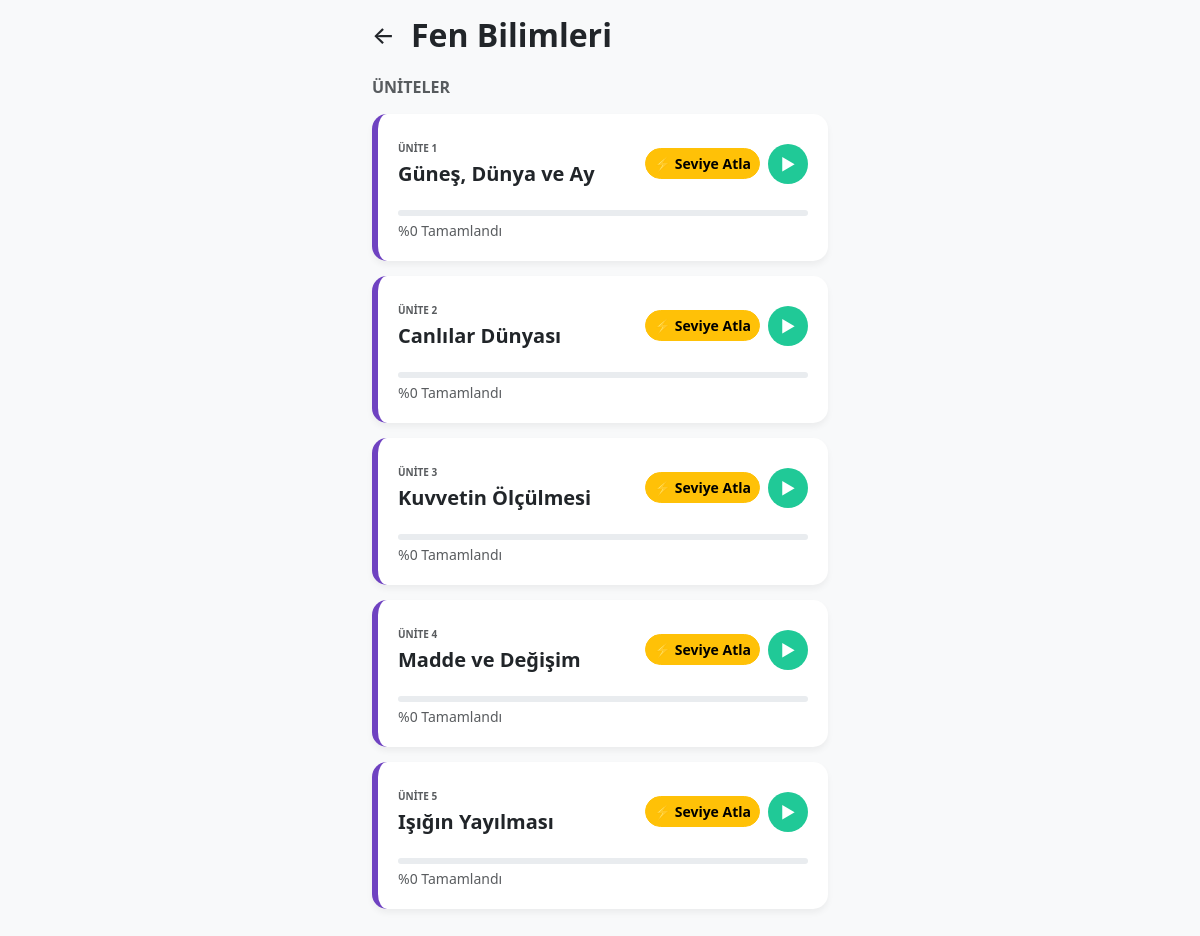
The page /course/2 (signed in) on the database its author committed.
### app/models.py (models this page shows)
class Course(db.Model):
    __tablename__ = 'courses'
    course_id = db.Column(db.Integer, primary_key=True)
    course_name = db.Column(db.String(100), nullable=False)
    grade_level = db.Column(db.Integer)
    source_link = db.Column(db.Text)
    modules = db.relationship('Module', backref='course', lazy=True)

class Module(db.Model):
    __tablename__ = 'modules'
    module_id = db.Column(db.Integer, primary_key=True)
    module_name = db.Column(db.String(100), nullable=False)
    course_id = db.Column(db.Integer, db.ForeignKey('courses.course_id'), nullable=False)
    content_type = db.Column(db.String(30))
    sections = db.relationship('Section', backref='module', lazy=True)

### app/student.py (the view)
@student_bp.route('/course/<int:course_id>')
def course_detail(course_id):
    if 'user_id' not in session: return redirect(url_for('student.login'))
    course = Course.query.get_or_404(course_id)
    all_modules = Module.query.filter_by(course_id=course_id).all()
    modules_data = []
    for m in all_modules:
        prog = calculate_progress(session['user_id'], module_id=m.module_id)
        modules_data.append({
            "module_id": m.module_id,
            "module_name": m.module_name,
            "progress": prog # Hesaplanan gerçek yüzde
        })
    return render_template('course_detail.html', course=course, modules=modules_data)

### app/templates/course_detail.html (shortened to what this page needs)
<!DOCTYPE html>
<html lang="tr">
<head>
    <link href="https://cdn.jsdelivr.net/npm/bootstrap@5.3.0/dist/css/bootstrap.min.css" rel="stylesheet">
</head>
<body>
<div class="container py-3">
    <div class="d-flex align-items-center mb-4">
        <a href="{{ url_for('student.home') }}" class="text-decoration-none text-dark h4 mb-0">←</a>
        <h2 class="fw-bold ms-3 mb-0">{{ course.course_name }}</h2>
    </div>
    <h6 class="text-muted fw-bold mb-3">ÜNİTELER</h6>
    {% for module in modules %}
    <div class="module-card">
        <div class="d-flex justify-content-between align-items-center">
            <div>
                <small class="text-uppercase text-muted fw-bold" style="font-size: 10px;">ÜNİTE {{ loop.index }}</small>
                <h5 class="fw-bold mt-1">{{ module.module_name }}</h5>
            </div>
            <div class="d-flex gap-2 align-items-center">
                <button onclick="upgradeLevel({{ module.module_id }}, this)" class="btn btn-warning rounded-pill fw-bold btn-sm" title="Başarın %70 üzerindeyse tıkla!">
                    ⚡ Seviye Atla
                </button>
                <a href="{{ url_for('student.module_content', module_id=module.module_id) }}" class="btn btn-start rounded-circle" style="width:40px; height:40px; display:flex; align-items:center; justify-content:center;">
                    ▶
                </a>
            </div>
        </div>
        <div class="progress mt-3" style="height: 6px;">
        </div>
        <small class="text-muted mt-1 d-block">%{{ module.progress }} Tamamlandı</small>
    </div>
    {% endfor %}
</div>
</body>
</html>

### app/templates/course_detail.html (style rules this page uses)
body { background-color: #f8f9fa; }
.container { max-width: 480px; }
.module-card { background: white; border-radius: 15px; padding: 20px; margin-bottom: 15px; border-left: 6px solid #6f42c1; box-shadow: 0 4px 6px rgba(0,0,0,0.05); position: relative; }
.btn-start { background-color: #20c997; color: white; border: none; }

### rows shown on the page
Course: course_name "Fen Bilimleri"
Module: module_name "Güneş, Dünya ve Ay", progress "0"
Module: module_name "Canlılar Dünyası", progress "0"
Module: module_name "Kuvvetin Ölçülmesi", progress "0"
Module: module_name "Madde ve Değişim", progress "0"
Module: module_name "Işığın Yayılması", progress "0"
